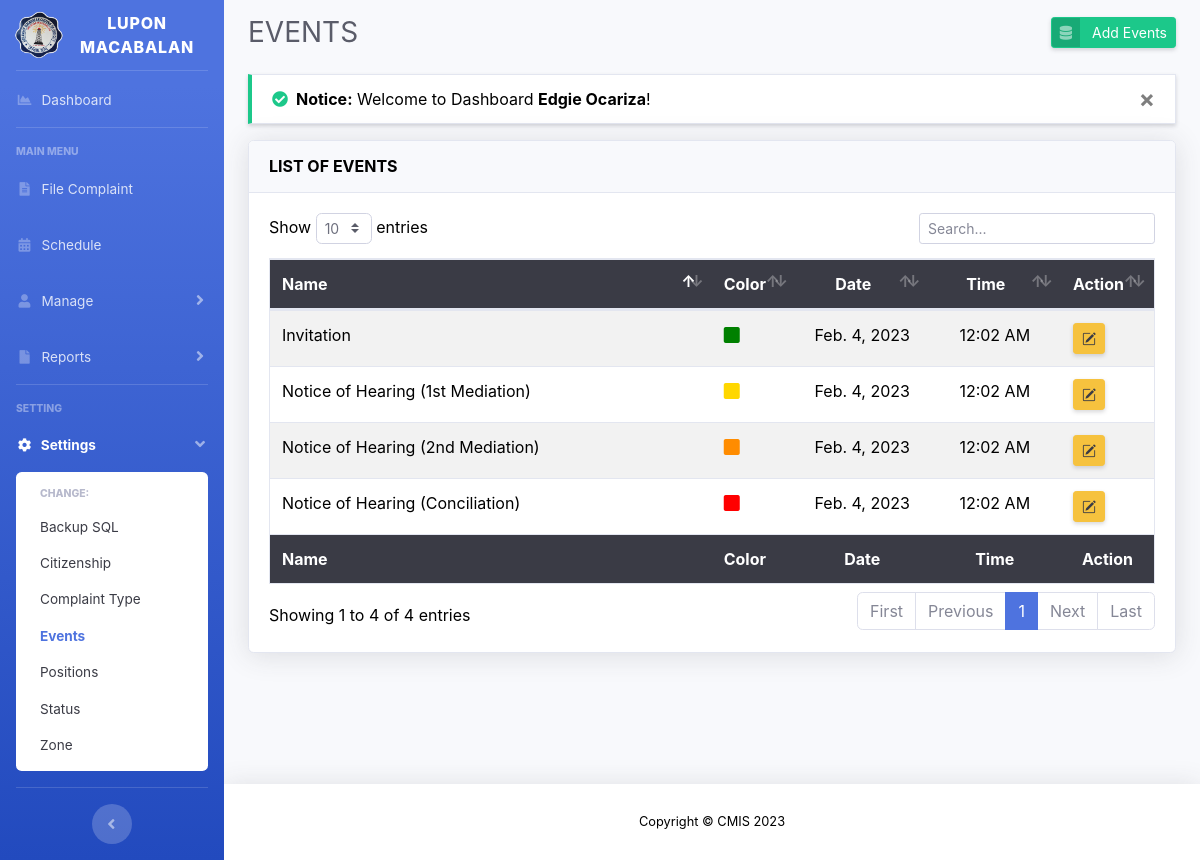
Screenshot of /events.php (signed in) with the database file from the repository.
### tables this page shows
CREATE TABLE `tbl_events` (
  `event_id` int(11) NOT NULL AUTO_INCREMENT,
  `event_name` varchar(50) NOT NULL,
  `event_color` varchar(50) NOT NULL,
  `event_regdatetime` timestamp NOT NULL DEFAULT current_timestamp(),
  PRIMARY KEY (`event_id`)
);

### events.php (the view, shortened to what this page needs)
<?php
include 'layouts/header.php';
include 'config/connection.php';
$events = $connection->query("SELECT * FROM tbl_events");
?>
<div id="content">
	<div class="container-fluid">
		<div class="d-sm-flex align-items-center justify-content-between mb-4">
			<h1 class="h3 mb-0 text-gray-800">EVENTS</h1>
			<a href="#" class="d-none d-sm-inline-block btn btn-sm btn-success btn-icon-split shadow-sm" data-toggle="modal" data-target="#addEventModal">
				<span class="icon text-white-50">
					<i class="fas fa-database"></i>
				</span>
				<span class="text">Add Events</span>
			</a>
		</div>
		<?php include 'config/message.php'; ?>
		<div class="card shadow mb-4">
			<div class="card-header py-3">
              	<h6 class="m-0 font-weight-bold">LIST OF EVENTS</h6>
            </div>
            <div class="card-body">
            	<div class="table-responsive">
            		<table class="table table-striped border text-dark" id="table_asc" width="100%">
            			<thead class="bg-gray-900 text-white">
            				<tr>
								<th style="width: 50%">Name</th>
								<th style="width: 5%">Color</th>
								<th class="text-center" style="width:15%">Date</th>
								<th class="text-center" style="width:15%">Time</th>
								<th class="text-center" style="width:5%">Action</th>
            				</tr>
            			</thead>
            			<tbody>
            				<?php
							if ($events->num_rows > 0) {
								while ($row = $events->fetch_assoc()) {
									?>
									<tr>
										<td><?= $row['event_name'] ?></td>
										<td><i class="bi bi-square-fill" style="color:<?= $row['event_color'] ?>" data-toggle="tooltip" title="<?= $row['event_color'] ?>"></i></td>
										<td class="text-center"><?= date('M. j, Y', strtotime($row['event_regdatetime'])) ?></td>
										<td class="text-center"><?= date('h:m A', strtotime($row['event_regdatetime'])) ?></td>
										<td><a href="" class="btn btn-warning btn-sm shadow-sm" data-toggle="modal" data-target="#editEventModal<?= $row['event_id'] ?>" data-toggle="tooltip" title="Edit"><i class="bi bi-pencil-square text-gray-900"></i></a></td>
									</tr>
									<?php
								}
							}
							?>
            			</tbody>
            			<tfoot class="bg-gray-900 text-white">
            				<tr>
								<th style="width: 50%">Name</th>
								<th style="width: 5%">Color</th>
								<th class="text-center" style="width:15%">Date</th>
								<th class="text-center" style="width:15%">Time</th>
								<th class="text-center" style="width:5%">Action</th>
            				</tr>
            			</tfoot>
            		</table>
            	</div>
            </div>
		</div>
	</div>
</div>
<?php
include 'layouts/footer.php';
?>

### layouts/header.php (style rules this page uses)
body { color: black !important; }
#content { margin-top: 1rem; }
body { background-color: black !important; }
.text-black, table td, table tbody th { color: black !important; }

### rows the page displays
tbl_events: event_name "Invitation", event_regdatetime "Feb. 4, 2023", event_regdatetime "12:02 AM"
tbl_events: event_name "Notice of Hearing (1st Mediation)", event_regdatetime "Feb. 4, 2023", event_regdatetime "12:02 AM"
tbl_events: event_name "Notice of Hearing (2nd Mediation)", event_regdatetime "Feb. 4, 2023", event_regdatetime "12:02 AM"
tbl_events: event_name "Notice of Hearing (Conciliation)", event_regdatetime "Feb. 4, 2023", event_regdatetime "12:02 AM"

### other values shown
$_SESSION['message_success'] "Welcome to Dashboard Edgie Ocariza !"
